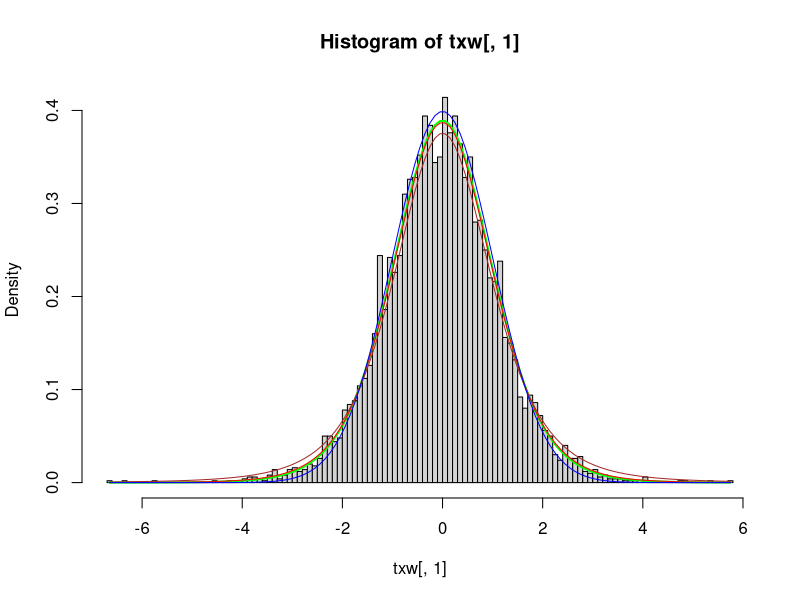
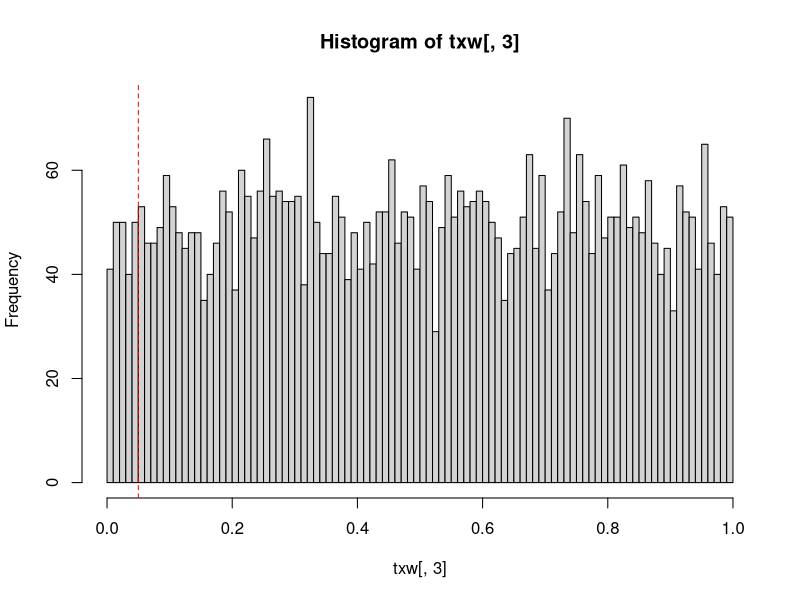
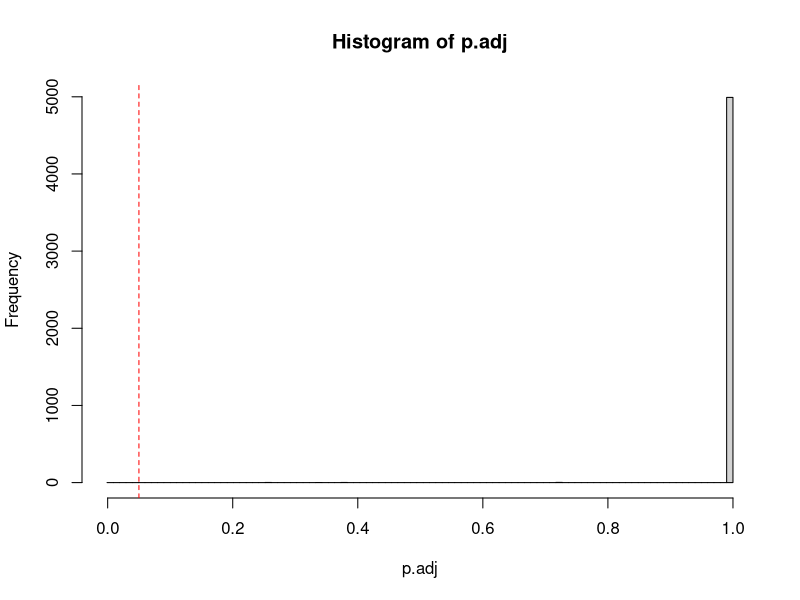
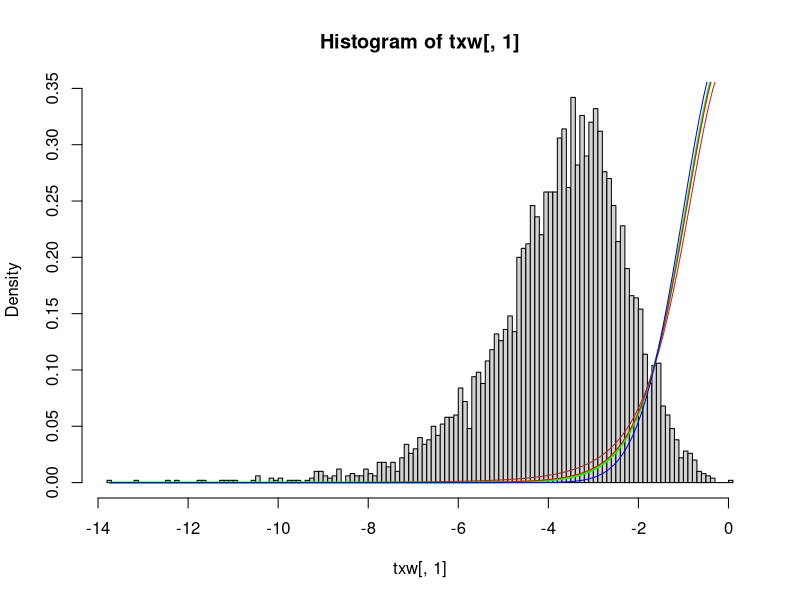
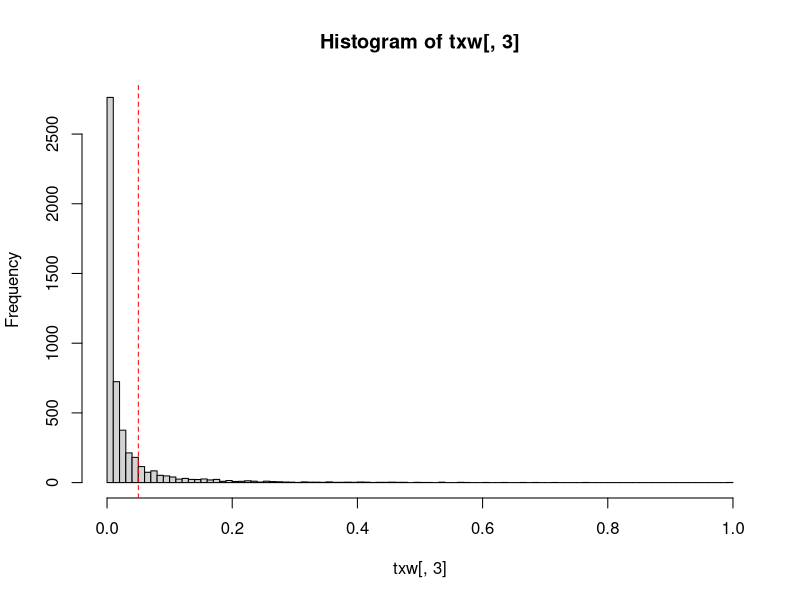
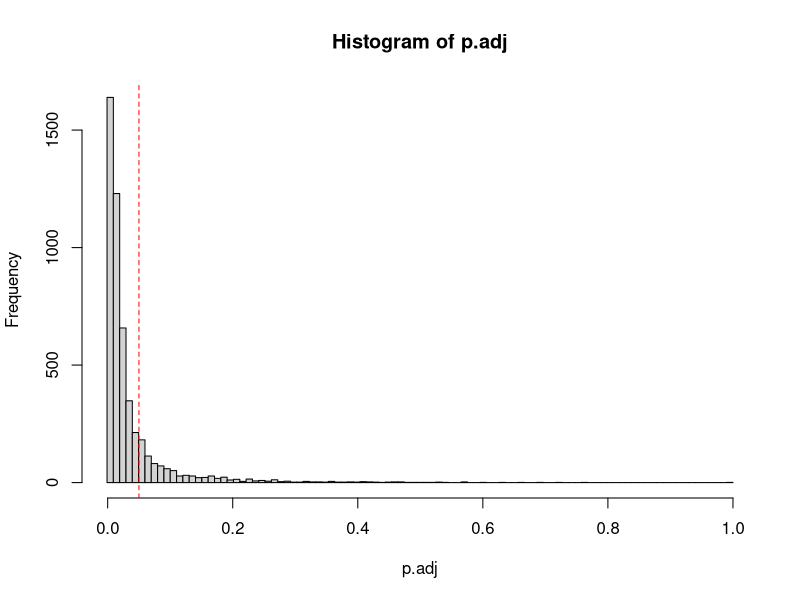
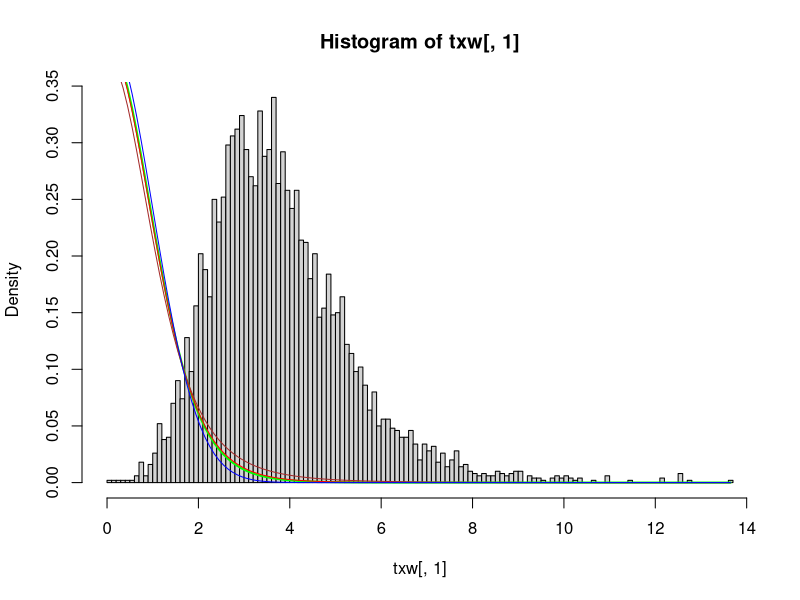
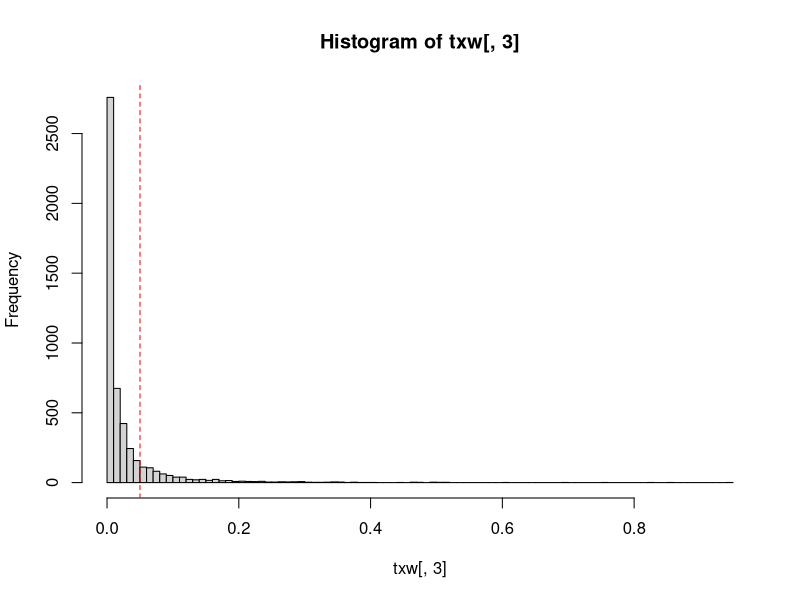

Here is the R script that generated these plots, in order:
## ---- chunk 1
knitr::opts_chunk$set(echo = TRUE)
## ---- chunk 2
make_some_t2w = function(x,nx,y,ny){
  X = sample(x,nx)
  Y = sample(y,ny)
  tt = t.test(X,Y)
  return(list(t = tt$statistic, df = tt$parameter,p = tt$p.value))
}

N = 5e3
bk = 100

mx = 3
sx = 1
my = 5
sy = 2

x = rnorm(N,mx,sx)
y = rnorm(N,my,sy)

  nx = 5
  ny = 7
  
test_them = function(x,y){
  txw = matrix(nrow = N,ncol = 3)
  for(i in 1:N){
    sth = make_some_t2w(x,nx,y,ny)
    txw[i,1] = sth$t
    txw[i,2] = sth$df
    txw[i,3] = sth$p
  }
  
  hx = hist(txw[,1],breaks = bk,probability = T)
  points(hx$mids,dt(hx$mids,df = max(txw[,2])),type = "l",lwd = 2,col = "green")
  points(hx$mids,dt(hx$mids,df = mean(txw[,2])),type = "l",col = "red")
  points(hx$mids,dt(hx$mids,df = min(txw[,2])),type = "l",col = "brown")
  points(hx$mids,dnorm(hx$mids),type = "l",col = "blue")
  
  hp = hist(txw[,3],breaks = bk)
  abline(v = 0.05,lty= 2, col = "red")
  return(txw)
}
## ---- chunk 3
mstr = "BH" #"fdr"=="BH"
pbk = seq(-1e-3,1,length.out = 100)
# the samples are from pretty much the same populations
txw.same = test_them(x,x+0.1*runif(1))
p.adj = p.adjust(txw.same[,3],method =mstr)
hist(p.adj, breaks = pbk)
  abline(v = 0.05,lty= 2, col = "red")


# the samples are from different populations
txw.same.left = test_them(x,x+2)
p.adj = p.adjust(txw.same.left[,3],method =mstr)
hist(p.adj, breaks = pbk)
  abline(v = 0.05,lty= 2, col = "red")


# the samples are from different populations
txw.same.right = test_them(x,x-2)
p = pt(txw.same.right[,1],txw.same.right[,2])
hist(p,breaks = bk)
p.adj = p.adjust(txw.same.right[,3],method =mstr)
hist(p.adj, breaks = pbk)
  abline(v = 0.05,lty= 2, col = "red")


# the samples are from different populations
txw.diff = test_them(x,y)
p.adj = p.adjust(txw.diff[,3],method =mstr)
hist(p.adj, breaks = pbk)
  abline(v = 0.05,lty= 2, col = "red")


# the samples are from different populations
K = round(0.3*N)
z = c(sample(x,N-K),sample(y,K))
txw.mix = test_them(x,z)
p.adj = p.adjust(txw.mix[,3],method =mstr)
hist(p.adj, breaks = pbk)
  abline(v = 0.05,lty= 2, col = "red")

K = round(0.8*N)
z = c(sample(x,N-K),sample(y,K))
txw.mix = test_them(x,z)
p.adj = p.adjust(txw.mix[,3],method =mstr)
hist(p.adj, breaks = pbk)
  abline(v = 0.05,lty= 2, col = "red")

